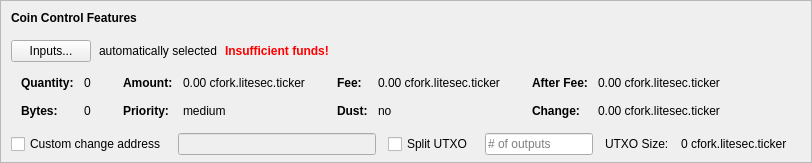
    <widget class="QFrame" name="frameCoinControl">
     <property name="sizePolicy">
      <sizepolicy hsizetype="Expanding" vsizetype="Expanding">
       <horstretch>0</horstretch>
       <verstretch>0</verstretch>
      </sizepolicy>
     </property>
     <property name="maximumSize">
      <size>
       <width>16777215</width>
       <height>16777215</height>
      </size>
     </property>
     <property name="frameShape">
      <enum>QFrame::StyledPanel</enum>
     </property>
     <property name="frameShadow">
      <enum>QFrame::Sunken</enum>
     </property>
     <layout class="QVBoxLayout" name="verticalLayoutCoinControl2">
      <property name="spacing">
       <number>0</number>
      </property>
      <property name="leftMargin">
       <number>0</number>
      </property>
      <property name="topMargin">
       <number>0</number>
      </property>
      <property name="rightMargin">
       <number>0</number>
      </property>
      <property name="bottomMargin">
       <number>6</number>
      </property>
      <item>
       <layout class="QVBoxLayout" name="verticalLayoutCoinControl" stretch="0,0,0,0,1">
        <property name="spacing">
         <number>0</number>
        </property>
        <property name="leftMargin">
         <number>10</number>
        </property>
        <property name="topMargin">
         <number>10</number>
        </property>
        <item>
         <layout class="QHBoxLayout" name="horizontalLayoutCoinControl1">
          <property name="bottomMargin">
           <number>15</number>
          </property>
          <item>
           <widget class="QLabel" name="labelCoinControlFeatures">
            <property name="sizePolicy">
             <sizepolicy hsizetype="Preferred" vsizetype="Maximum">
              <horstretch>0</horstretch>
              <verstretch>0</verstretch>
             </sizepolicy>
            </property>
            <property name="font">
             <font>
              <weight>75</weight>
              <bold>true</bold>
             </font>
            </property>
            <property name="styleSheet">
             <string notr="true">font-weight:bold;</string>
            </property>
            <property name="text">
             <string>Coin Control Features</string>
            </property>
           </widget>
          </item>
         </layout>
        </item>
        <item>
         <layout class="QHBoxLayout" name="horizontalLayoutCoinControl2" stretch="0,0,0,0">
          <property name="spacing">
           <number>8</number>
          </property>
          <property name="bottomMargin">
           <number>10</number>
          </property>
          <item>
           <widget class="QPushButton" name="pushButtonCoinControl">
            <property name="styleSheet">
             <string notr="true"/>
            </property>
            <property name="text">
             <string>Inputs...</string>
            </property>
            <property name="autoDefault">
             <bool>false</bool>
            </property>
           </widget>
          </item>
          <item>
           <widget class="QLabel" name="labelCoinControlAutomaticallySelected">
            <property name="text">
             <string>automatically selected</string>
            </property>
            <property name="margin">
             <number>5</number>
            </property>
           </widget>
          </item>
          <item>
           <widget class="QLabel" name="labelCoinControlInsuffFunds">
            <property name="font">
             <font>
              <weight>75</weight>
              <bold>true</bold>
             </font>
            </property>
            <property name="styleSheet">
             <string notr="true">color:red;font-weight:bold;</string>
            </property>
            <property name="text">
             <string>Insufficient funds!</string>
            </property>
            <property name="margin">
             <number>5</number>
            </property>
           </widget>
          </item>
          <item>
           <spacer name="horizontalSpacerCoinControl">
            <property name="orientation">
             <enum>Qt::Horizontal</enum>
            </property>
            <property name="sizeHint" stdset="0">
             <size>
              <width>40</width>
              <height>1</height>
             </size>
            </property>
           </spacer>
          </item>
         </layout>
        </item>
        <item>
         <widget class="QWidget" name="widgetCoinControl" native="true">
          <property name="sizePolicy">
           <sizepolicy hsizetype="Preferred" vsizetype="Preferred">
            <horstretch>0</horstretch>
            <verstretch>0</verstretch>
           </sizepolicy>
          </property>
          <property name="minimumSize">
           <size>
            <width>0</width>
            <height>0</height>
           </size>
          </property>
          <property name="styleSheet">
           <string notr="true"/>
          </property>
          <layout class="QHBoxLayout" name="horizontalLayoutCoinControl5">
           <property name="leftMargin">
            <number>0</number>
           </property>
           <property name="topMargin">
            <number>0</number>
           </property>
           <property name="rightMargin">
            <number>0</number>
           </property>
           <property name="bottomMargin">
            <number>0</number>
           </property>
           <item>
            <layout class="QHBoxLayout" name="horizontalLayoutCoinControl3" stretch="0,0,0,1">
             <property name="spacing">
              <number>20</number>
             </property>
             <property name="topMargin">
              <number>0</number>
             </property>
             <property name="bottomMargin">
              <number>10</number>
             </property>
             <item>
              <layout class="QFormLayout" name="formLayoutCoinControl1">
               <property name="horizontalSpacing">
                <number>10</number>
               </property>
               <property name="verticalSpacing">
                <number>14</number>
               </property>
               <property name="leftMargin">
                <number>10</number>
               </property>
               <property name="topMargin">
                <number>4</number>
               </property>
               <property name="rightMargin">
                <number>6</number>
               </property>
               <item row="0" column="0">
                <widget class="QLabel" name="labelCoinControlQuantityText">
                 <property name="font">
                  <font>
                   <weight>75</weight>
                   <bold>true</bold>
                  </font>
                 </property>
                 <property name="text">
                  <string>Quantity:</string>
                 </property>
                 <property name="margin">
                  <number>0</number>
                 </property>
                </widget>
               </item>
               <item row="0" column="1">
                <widget class="QLabel" name="labelCoinControlQuantity">
                 <property name="cursor">
                  <cursorShape>IBeamCursor</cursorShape>
                 </property>
                 <property name="contextMenuPolicy">
                  <enum>Qt::ActionsContextMenu</enum>
                 </property>
                 <property name="text">
                  <string notr="true">0</string>
                 </property>
                 <property name="margin">
                  <number>0</number>
                 </property>
                 <property name="textInteractionFlags">
                  <set>Qt::LinksAccessibleByMouse|Qt::TextSelectableByKeyboard|Qt::TextSelectableByMouse</set>
                 </property>
                </widget>
               </item>
               <item row="1" column="0">
                <widget class="QLabel" name="labelCoinControlBytesText">
                 <property name="font">
                  <font>
                   <weight>75</weight>
                   <bold>true</bold>
                  </font>
                 </property>
                 <property name="text">
                  <string>Bytes:</string>
                 </property>
                </widget>
               </item>
               <item row="1" column="1">
                <widget class="QLabel" name="labelCoinControlBytes">
                 <property name="cursor">
                  <cursorShape>IBeamCursor</cursorShape>
                 </property>
                 <property name="contextMenuPolicy">
                  <enum>Qt::ActionsContextMenu</enum>
                 </property>
                 <property name="text">
                  <string notr="true">0</string>
                 </property>
                 <property name="textInteractionFlags">
                  <set>Qt::LinksAccessibleByMouse|Qt::TextSelectableByKeyboard|Qt::TextSelectableByMouse</set>
                 </property>
                </widget>
               </item>
              </layout>
             </item>
             <item>
              <layout class="QFormLayout" name="formLayoutCoinControl2">
               <property name="horizontalSpacing">
                <number>10</number>
               </property>
               <property name="verticalSpacing">
                <number>14</number>
               </property>
               <property name="leftMargin">
                <number>6</number>
               </property>
               <property name="topMargin">
                <number>4</number>
               </property>
               <property name="rightMargin">
                <number>6</number>
               </property>
               <item row="0" column="0">
                <widget class="QLabel" name="labelCoinControlAmountText">
                 <property name="font">
                  <font>
                   <weight>75</weight>
                   <bold>true</bold>
                  </font>
                 </property>
                 <property name="text">
                  <string>Amount:</string>
                 </property>
                 <property name="margin">
                  <number>0</number>
                 </property>
                </widget>
               </item>
               <item row="0" column="1">
                <widget class="QLabel" name="labelCoinControlAmount">
                 <property name="cursor">
                  <cursorShape>IBeamCursor</cursorShape>
                 </property>
                 <property name="contextMenuPolicy">
                  <enum>Qt::ActionsContextMenu</enum>
                 </property>
                 <property name="text">
                  <string notr="true">0.00 cfork.litesec.ticker</string>
                 </property>
                 <property name="textInteractionFlags">
                  <set>Qt::LinksAccessibleByMouse|Qt::TextSelectableByKeyboard|Qt::TextSelectableByMouse</set>
                 </property>
                </widget>
               </item>
               <item row="1" column="0">
                <widget class="QLabel" name="labelCoinControlPriorityText">
                 <property name="font">
                  <font>
                   <weight>75</weight>
                   <bold>true</bold>
                  </font>
                 </property>
                 <property name="text">
                  <string>Priority:</string>
                 </property>
                </widget>
               </item>
               <item row="1" column="1">
                <widget class="QLabel" name="labelCoinControlPriority">
                 <property name="cursor">
                  <cursorShape>IBeamCursor</cursorShape>
                 </property>
                 <property name="contextMenuPolicy">
                  <enum>Qt::ActionsContextMenu</enum>
                 </property>
                 <property name="text">
                  <string>medium</string>
                 </property>
                 <property name="textInteractionFlags">
                  <set>Qt::LinksAccessibleByMouse|Qt::TextSelectableByKeyboard|Qt::TextSelectableByMouse</set>
                 </property>
                </widget>
               </item>
              </layout>
             </item>
             <item>
              <layout class="QFormLayout" name="formLayoutCoinControl3">
               <property name="horizontalSpacing">
                <number>10</number>
               </property>
               <property name="verticalSpacing">
                <number>14</number>
               </property>
               <property name="leftMargin">
                <number>6</number>
               </property>
               <property name="topMargin">
                <number>4</number>
               </property>
               <property name="rightMargin">
                <number>6</number>
               </property>
               <item row="0" column="0">
                <widget class="QLabel" name="labelCoinControlFeeText">
                 <property name="font">
                  <font>
                   <weight>75</weight>
                   <bold>true</bold>
                  </font>
                 </property>
                 <property name="text">
                  <string>Fee:</string>
                 </property>
                 <property name="margin">
                  <number>0</number>
                 </property>
                </widget>
               </item>
               <item row="0" column="1">
                <widget class="QLabel" name="labelCoinControlFee">
                 <property name="cursor">
                  <cursorShape>IBeamCursor</cursorShape>
                 </property>
                 <property name="contextMenuPolicy">
                  <enum>Qt::ActionsContextMenu</enum>
                 </property>
                 <property name="text">
                  <string notr="true">0.00 cfork.litesec.ticker</string>
                 </property>
                 <property name="textInteractionFlags">
                  <set>Qt::LinksAccessibleByMouse|Qt::TextSelectableByKeyboard|Qt::TextSelectableByMouse</set>
                 </property>
                </widget>
               </item>
               <item row="1" column="0">
                <widget class="QLabel" name="labelCoinControlLowOutputText">
                 <property name="font">
                  <font>
                   <weight>75</weight>
                   <bold>true</bold>
                  </font>
                 </property>
                 <property name="text">
                  <string>Dust:</string>
                 </property>
                </widget>
               </item>
               <item row="1" column="1">
                <widget class="QLabel" name="labelCoinControlLowOutput">
                 <property name="cursor">
                  <cursorShape>IBeamCursor</cursorShape>
                 </property>
                 <property name="contextMenuPolicy">
                  <enum>Qt::ActionsContextMenu</enum>
                 </property>
                 <property name="text">
                  <string>no</string>
                 </property>
                 <property name="textInteractionFlags">
                  <set>Qt::LinksAccessibleByMouse|Qt::TextSelectableByKeyboard|Qt::TextSelectableByMouse</set>
                 </property>
                </widget>
               </item>
              </layout>
             </item>
             <item>
              <layout class="QFormLayout" name="formLayoutCoinControl4">
               <property name="horizontalSpacing">
                <number>10</number>
               </property>
               <property name="verticalSpacing">
                <number>14</number>
               </property>
               <property name="leftMargin">
                <number>6</number>
               </property>
               <property name="topMargin">
                <number>4</number>
               </property>
               <property name="rightMargin">
                <number>6</number>
               </property>
               <item row="0" column="0">
                <widget class="QLabel" name="labelCoinControlAfterFeeText">
                 <property name="font">
                  <font>
                   <weight>75</weight>
                   <bold>true</bold>
                  </font>
                 </property>
                 <property name="text">
                  <string>After Fee:</string>
                 </property>
                 <property name="margin">
                  <number>0</number>
                 </property>
                </widget>
               </item>
               <item row="0" column="1">
                <widget class="QLabel" name="labelCoinControlAfterFee">
                 <property name="cursor">
                  <cursorShape>IBeamCursor</cursorShape>
                 </property>
                 <property name="contextMenuPolicy">
                  <enum>Qt::ActionsContextMenu</enum>
                 </property>
                 <property name="text">
                  <string notr="true">0.00 cfork.litesec.ticker</string>
                 </property>
                 <property name="textInteractionFlags">
                  <set>Qt::LinksAccessibleByMouse|Qt::TextSelectableByKeyboard|Qt::TextSelectableByMouse</set>
                 </property>
                </widget>
               </item>
               <item row="1" column="0">
                <widget class="QLabel" name="labelCoinControlChangeText">
                 <property name="font">
                  <font>
                   <weight>75</weight>
                   <bold>true</bold>
                  </font>
                 </property>
                 <property name="text">
                  <string>Change:</string>
                 </property>
                </widget>
               </item>
               <item row="1" column="1">
                <widget class="QLabel" name="labelCoinControlChange">
                 <property name="cursor">
                  <cursorShape>IBeamCursor</cursorShape>
                 </property>
                 <property name="contextMenuPolicy">
                  <enum>Qt::ActionsContextMenu</enum>
                 </property>
                 <property name="text">
                  <string notr="true">0.00 cfork.litesec.ticker</string>
                 </property>
                 <property name="textInteractionFlags">
                  <set>Qt::LinksAccessibleByMouse|Qt::TextSelectableByKeyboard|Qt::TextSelectableByMouse</set>
                 </property>
                </widget>
               </item>
              </layout>
             </item>
            </layout>
           </item>
          </layout>
         </widget>
        </item>
        <item>
         <layout class="QHBoxLayout" name="horizontalLayoutCoinControl4" stretch="0,0,0,0,0,0,0">
          <property name="spacing">
           <number>12</number>
          </property>
          <property name="sizeConstraint">
           <enum>QLayout::SetDefaultConstraint</enum>
          </property>
          <property name="topMargin">
           <number>5</number>
          </property>
          <property name="rightMargin">
           <number>5</number>
          </property>
          <item>
           <widget class="QCheckBox" name="checkBoxCoinControlChange">
            <property name="toolTip">
             <string>If this is activated, but the change address is empty or invalid, change will be sent to a newly generated address.</string>
            </property>
            <property name="text">
             <string>Custom change address</string>
            </property>
           </widget>
          </item>
          <item>
           <widget class="QValidatedLineEdit" name="lineEditCoinControlChange">
            <property name="enabled">
             <bool>false</bool>
            </property>
            <property name="sizePolicy">
             <sizepolicy hsizetype="Expanding" vsizetype="Fixed">
              <horstretch>0</horstretch>
              <verstretch>0</verstretch>
             </sizepolicy>
            </property>
           </widget>
          </item>
          <item>
           <widget class="QCheckBox" name="splitBlockCheckBox">
            <property name="text">
             <string>Split UTXO</string>
            </property>
           </widget>
          </item>
          <item>
           <widget class="QLineEdit" name="splitBlockLineEdit">
            <property name="sizePolicy">
             <sizepolicy hsizetype="Fixed" vsizetype="Fixed">
              <horstretch>50</horstretch>
              <verstretch>0</verstretch>
             </sizepolicy>
            </property>
            <property name="placeholderText">
             <string># of outputs</string>
            </property>
           </widget>
          </item>
          <item>
           <widget class="QLabel" name="labelBlockSizeText">
            <property name="text">
             <string>UTXO Size:</string>
            </property>
           </widget>
          </item>
          <item>
           <widget class="QLabel" name="labelBlockSize">
            <property name="text">
             <string>0 cfork.litesec.ticker</string>
            </property>
           </widget>
          </item>
          <item>
           <widget class="QLabel" name="labelCoinControlChangeLabel">
            <property name="sizePolicy">
             <sizepolicy hsizetype="Preferred" vsizetype="Expanding">
              <horstretch>0</horstretch>
              <verstretch>0</verstretch>
             </sizepolicy>
            </property>
            <property name="minimumSize">
             <size>
              <width>0</width>
              <height>0</height>
             </size>
            </property>
            <property name="text">
             <string/>
            </property>
            <property name="margin">
             <number>3</number>
            </property>
           </widget>
          </item>
         </layout>
        </item>
        <item>
         <spacer name="verticalSpacerCoinControl">
          <property name="orientation">
           <enum>Qt::Vertical</enum>
          </property>
          <property name="sizeHint" stdset="0">
           <size>
            <width>800</width>
            <height>1</height>
           </size>
          </property>
         </spacer>
        </item>
       </layout>
      </item>
     </layout>
    </widget>
